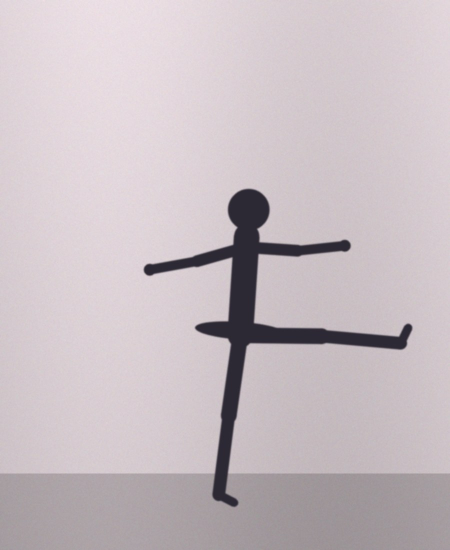
#> input picture samples/ballet-a-la-seconde-attempt.jpg, 900 x 1100 px (shown at 1/2 size); its folder holds 4 pictures in this run
$ python silhouette_score.py
#> lines starting #> are read from the running program, lines starting #| are printed output that depends on the picture; after the words box and inside, x2 and y2 are one past the last pixel; in counts of white or black regions, pixels touching at a corner belong together
"""Worked example (Iris): the silhouette + score + recognition pipeline in OpenCV for Python.
Same steps and numbers as js/pipeline.js (aligned-overlap score; matchShapes reported).
Run from the repo root:  python3 knowledge/opencv-expert/examples/silhouette_score.py
"""
import math, os, sys, itertools
import numpy as np
import cv2

HERE = os.path.dirname(os.path.abspath(__file__))
SAMPLES = os.path.join(HERE, "..", "..", "..", "samples")
MAX_SIDE = 800


def silhouette(bgr, cleanup=3, manual_threshold=None):
#> called with cleanup = 3
    h, w = bgr.shape[:2]
#> h = 1100; w = 900
    scale = min(1.0, MAX_SIDE / max(h, w))
#> scale = 0.727
    if scale < 1:
        bgr = cv2.resize(bgr, (round(w * scale), round(h * scale)), interpolation=cv2.INTER_AREA)
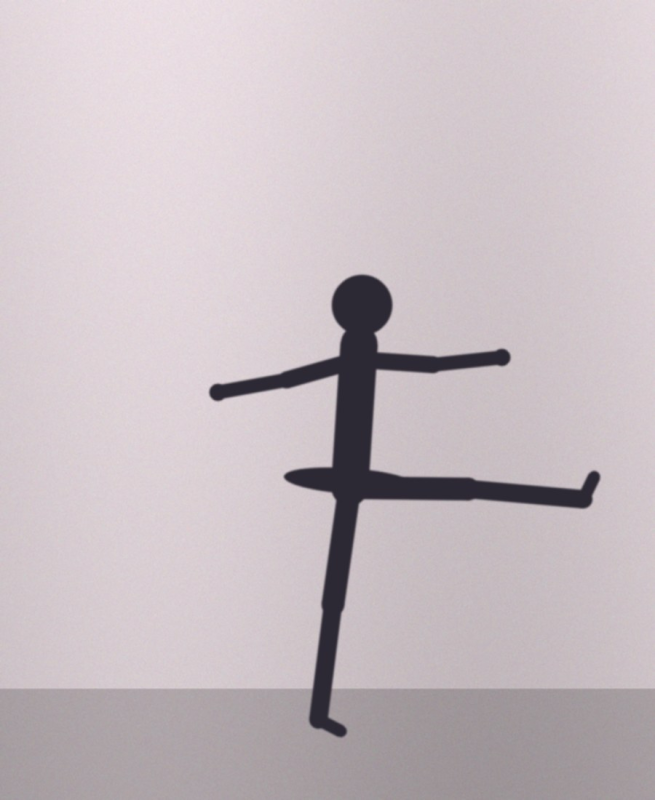
#> bgr: shape (800, 655, 3); mean of channels 0, 1, 2 194.3, 189.3, 199.7; drawn as B, G, R
    gray = cv2.cvtColor(bgr, cv2.COLOR_BGR2GRAY)
    blur = cv2.GaussianBlur(gray, (5, 5), 0)
    if manual_threshold is None:
        _, binary = cv2.threshold(blur, 0, 255, cv2.THRESH_BINARY + cv2.THRESH_OTSU)
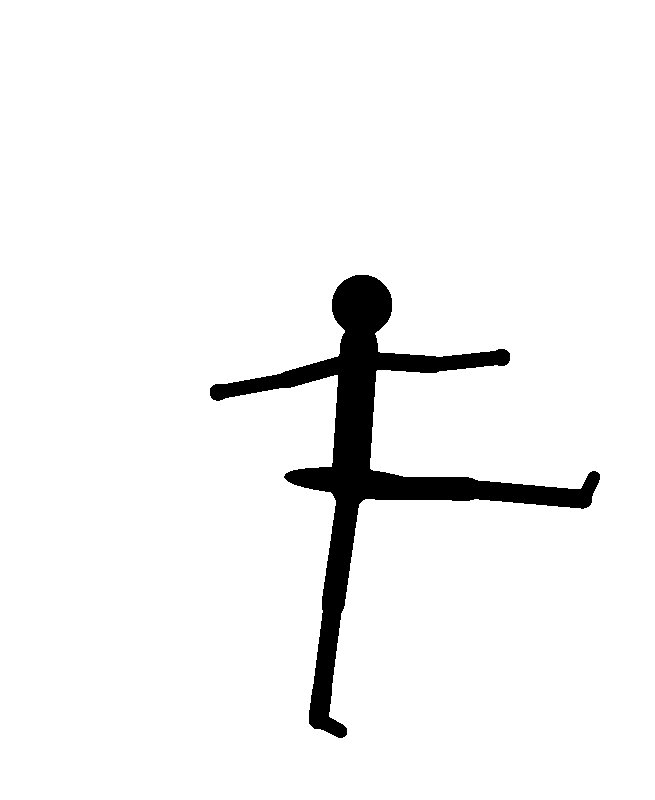
#> binary: shape (800, 655); 95.4% white; 1 black region, box (x1, y1, x2, y2) and area: (210, 275, 600, 738) 24265
    else:
        _, binary = cv2.threshold(blur, manual_threshold, 255, cv2.THRESH_BINARY)
    # Polarity: the frame border is mostly wall, so the wall colour is the background.
    border = np.concatenate([binary[0], binary[-1], binary[:, 0], binary[:, -1]])
#> border = 2910 values from 255 to 255
    if border.mean() > 127:
        binary = cv2.bitwise_not(binary)
    k = max(3, int(round(max(binary.shape) * 0.004 * cleanup)) | 1)
#> k = 11
    kernel = cv2.getStructuringElement(cv2.MORPH_ELLIPSE, (k, k))
    binary = cv2.morphologyEx(binary, cv2.MORPH_CLOSE, kernel)
#> binary: shape (800, 655); 4.6% white; 1 white region, box (x1, y1, x2, y2) and area: (210, 275, 600, 738) 24334
    binary = cv2.morphologyEx(binary, cv2.MORPH_OPEN, kernel)
#> binary: shape (800, 655); 4.6% white; 1 white region
    contours, _ = cv2.findContours(binary, cv2.RETR_EXTERNAL, cv2.CHAIN_APPROX_SIMPLE)
#> contours = 1 contour; box (x1, y1, x2, y2) and area: (210, 275, 600, 738) 23318
    if not contours:
        return None
    c = max(contours, key=cv2.contourArea)
#> c = contour of 594 points, box (x1, y1, x2, y2) (210, 275, 600, 738), area 23318
    c = cv2.approxPolyDP(c, 0.001 * cv2.arcLength(c, True), True)   # same simplification as JS
#> c = contour of 60 points, box (x1, y1, x2, y2) (210, 275, 600, 738), area 23231
    area = cv2.contourArea(c)
#> area = 23231
    if area < 0.01 * binary.shape[0] * binary.shape[1]:
        return None
    x, y, bw, bh = cv2.boundingRect(c)
#> x = 210; y = 275; bw = 390; bh = 463
    hull = cv2.convexHull(c)
#> hull = contour of 11 points, box (x1, y1, x2, y2) (210, 275, 600, 738), area 104886
    return {"contour": c, "area": area, "aspect": bh / bw,
            "solidity": area / max(1.0, cv2.contourArea(hull)), "size": binary.shape}


NORM = 160          # size of the normalised comparison canvas
DILATE = 9          # tolerance for small limb differences (about 6 % of body height)


def normalized_mask(contour):
    """Scale a silhouette to the same height, align its top edge and its centroid, fill it."""
    x, y, w, h = cv2.boundingRect(contour)
    m = cv2.moments(contour)
    cx = m["m10"] / m["m00"]
    s = (NORM * 0.9) / h
    pts = ((contour.reshape(-1, 2) - [cx, y]) * s + [NORM / 2, NORM * 0.05]).round().astype(np.int32)
    mask = np.zeros((NORM, NORM), np.uint8)
    cv2.drawContours(mask, [pts], 0, 255, -1)
    kernel = cv2.getStructuringElement(cv2.MORPH_ELLIPSE, (DILATE, DILATE))
    return cv2.dilate(mask, kernel)


def overlap(a, b):
    """Intersection over union of the two aligned silhouettes (0..1)."""
    ma, mb = normalized_mask(a["contour"]), normalized_mask(b["contour"])
    return cv2.countNonZero(cv2.bitwise_and(ma, mb)) / max(1, cv2.countNonZero(cv2.bitwise_or(ma, mb)))


def score(a, b):
    """Same formula as js/pipeline.js -> scoreShapes()."""
    o = overlap(a, b)
    d = cv2.matchShapes(a["contour"], b["contour"], cv2.CONTOURS_MATCH_I2, 0)   # reported, not scored
    shape = min(100.0, max(0.0, (o - 0.35) / (0.90 - 0.35) * 100))           # 0.35 -> 0 %, 0.90 -> 100 %
    ar = math.exp(-abs(math.log(a["aspect"] / b["aspect"])) / 0.35) * 100
    so = max(0.0, 1 - abs(a["solidity"] - b["solidity"]) / 0.3) * 100
    total = 0.6 * shape + 0.25 * ar + 0.15 * so
    return round(total), d, o


if __name__ == "__main__":
    names = sorted(n for n in os.listdir(SAMPLES) if n.endswith(".jpg"))
    sil = {}
    ok = True
    for n in names:
        s = silhouette(cv2.imread(os.path.join(SAMPLES, n)))
        if s is None:
            print("FAIL no silhouette:", n); ok = False; continue
        sil[n] = s
#> pass 2 of the loop `for n in names:`:
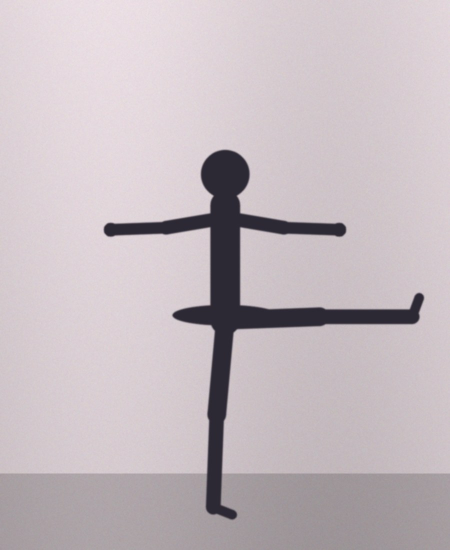
#> input picture samples/ballet-a-la-seconde-reference.jpg, 900 x 1100 px (shown at 1/2 size)
#> in silhouette (call 2), `bgr = cv2.resize(bgr, (round(w * scale), round(h * scale)), interpolat..`:
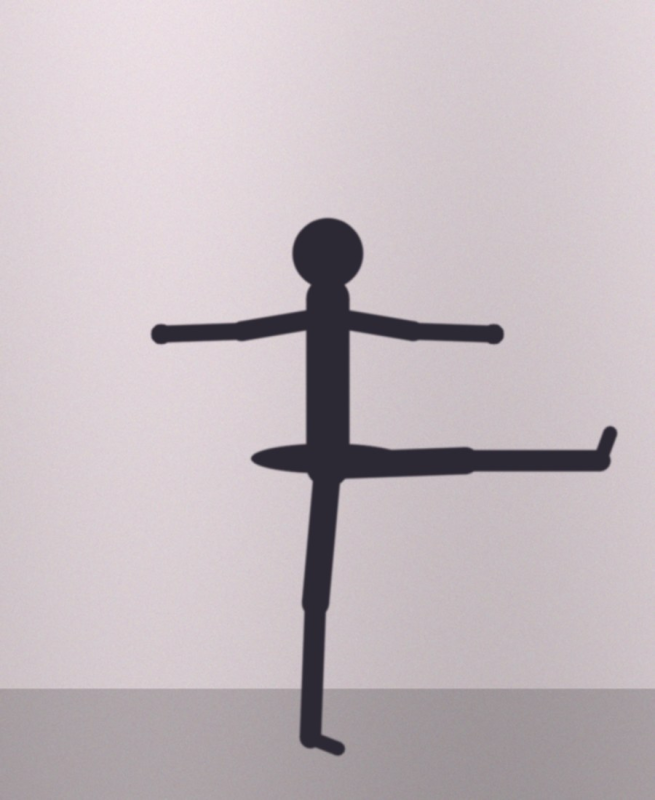
#> bgr: shape (800, 655, 3); mean of channels 0, 1, 2 191.7, 186.6, 196.9; drawn as B, G, R
#> in silhouette (call 2), `_, binary = cv2.threshold(blur, 0, 255, cv2.THRESH_BINARY + cv2.THRESH..`:
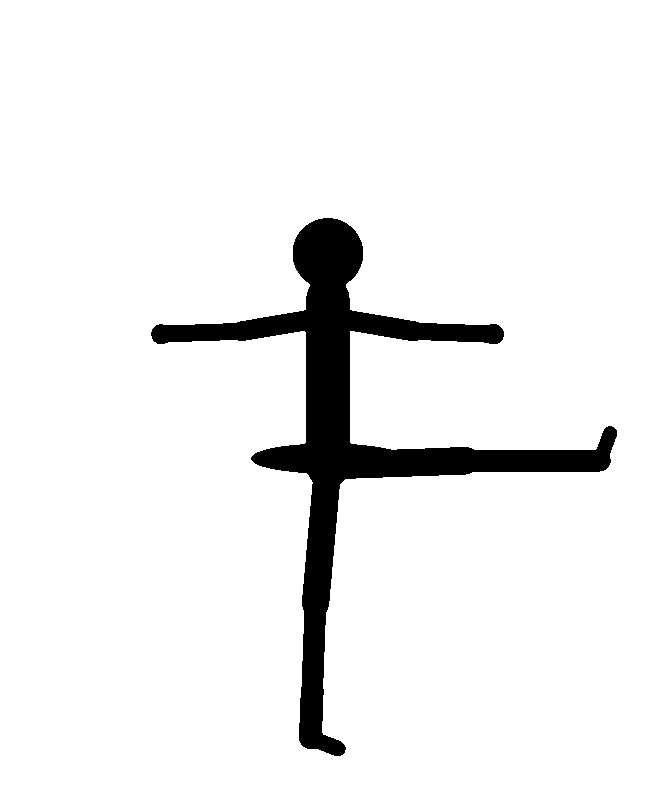
#> binary: shape (800, 655); 93.7% white; 1 black region, box (x1, y1, x2, y2) and area: (151, 218, 617, 756) 33119
#> contours = 1 contour; box (x1, y1, x2, y2) and area: (152, 218, 617, 756) 31990
#> in silhouette (call 2), `c = max(contours, key=cv2.contourArea)`: c = contour of 501 points, box (x1, y1, x2, y2) (152, 218, 617, 756), area 31990
#> in silhouette (call 2), `c = cv2.approxPolyDP(c, 0.001 * cv2.arcLength(c, True), True)`: c = contour of 58 points, box (x1, y1, x2, y2) (152, 218, 617, 756), area 32076
#> area = 32076.5
#> in silhouette (call 2), `x, y, bw, bh = cv2.boundingRect(c)`: x = 152; y = 218; bw = 465; bh = 538
#> hull = contour of 14 points, box (x1, y1, x2, y2) (152, 218, 617, 756), area 139402
#> pass 3 of the loop `for n in names:`:
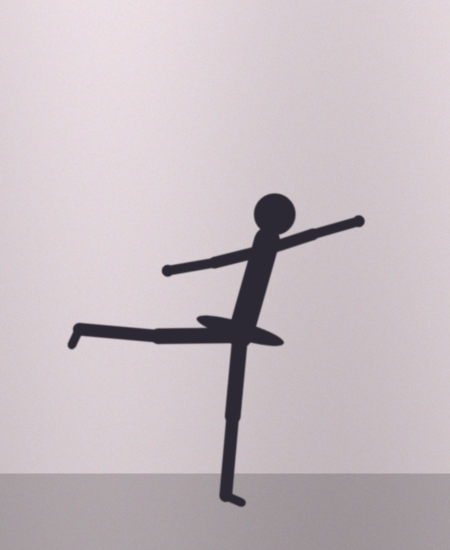
#> input picture samples/ballet-arabesque-attempt.jpg, 900 x 1100 px (shown at 1/2 size)
#> in silhouette (call 3), `bgr = cv2.resize(bgr, (round(w * scale), round(h * scale)), interpolat..`:
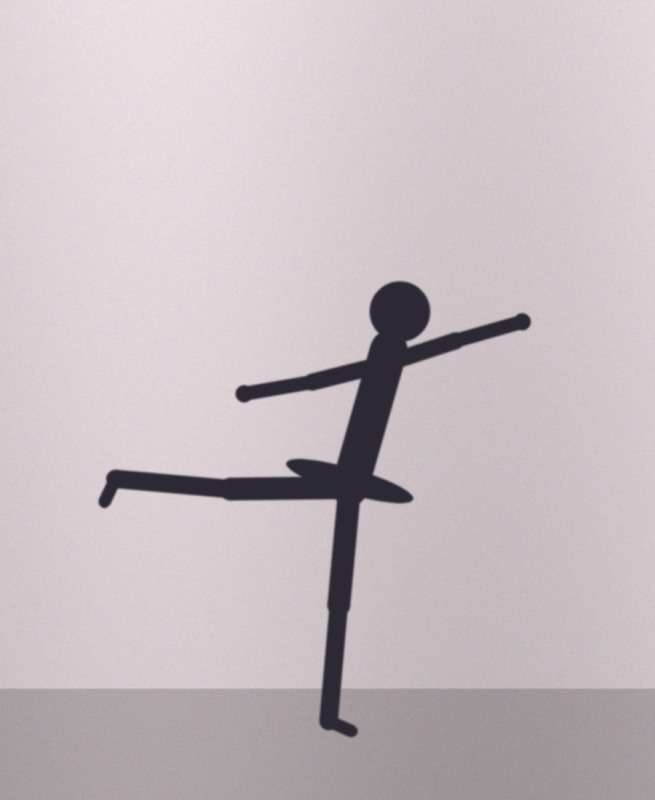
#> bgr: shape (800, 655, 3); mean of channels 0, 1, 2 194, 189.1, 199.5; drawn as B, G, R
#> in silhouette (call 3), `_, binary = cv2.threshold(blur, 0, 255, cv2.THRESH_BINARY + cv2.THRESH..`:
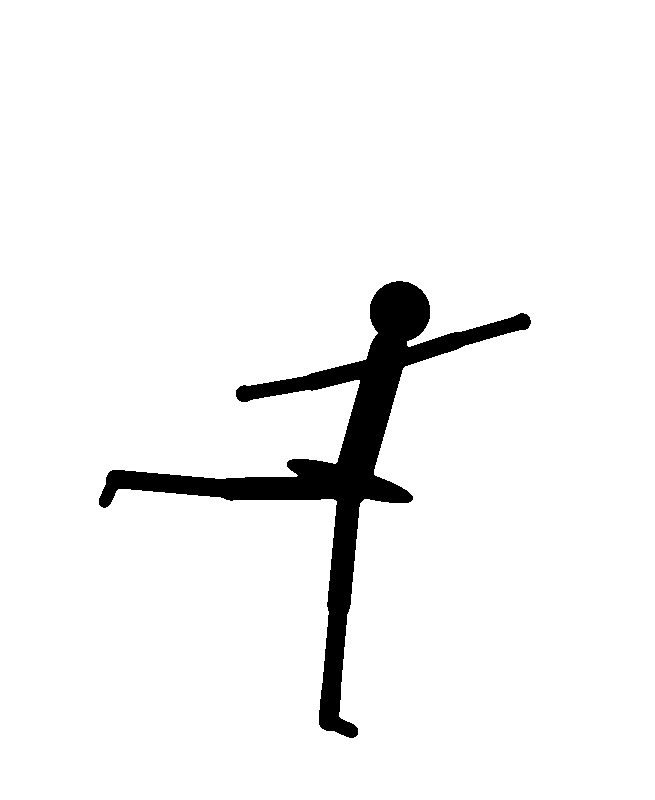
#> binary: shape (800, 655); 95.3% white; 1 black region, box (x1, y1, x2, y2) and area: (99, 281, 531, 738) 24694
#> contours = 1 contour; box (x1, y1, x2, y2) and area: (99, 281, 530, 738) 23904
#> in silhouette (call 3), `c = max(contours, key=cv2.contourArea)`: c = contour of 722 points, box (x1, y1, x2, y2) (99, 281, 530, 738), area 23904
#> in silhouette (call 3), `c = cv2.approxPolyDP(c, 0.001 * cv2.arcLength(c, True), True)`: c = contour of 56 points, box (x1, y1, x2, y2) (99, 281, 530, 738), area 24096
#> area = 24095.5
#> in silhouette (call 3), `x, y, bw, bh = cv2.boundingRect(c)`: x = 99; y = 281; bw = 431; bh = 457
#> hull = contour of 11 points, box (x1, y1, x2, y2) (99, 281, 530, 738), area 102065
#> the loop made 4 passes; the first 3 are shown
    print(f"{len(sil)}/{len(names)} sample photos: silhouette found\n")
#| 4/4 sample photos: silhouette found
    refs = [n for n in names if n.endswith("-reference.jpg")]
#> refs = ['ballet-a-la-seconde-reference.jpg', 'ballet-arabesque-reference.jpg']
    atts = [n for n in names if n.endswith("-attempt.jpg")]
    # Recognition test: each attempt must score highest against its own reference,
    # score at least 60 %, and beat the runner-up by at least 10 points.
    print(f"{'pose':20s} {'own':>4s}  {'overlap':>7s} {'matchShapes':>11s}   runner-up")
    for a in atts:
        pose = a[:-len("-attempt.jpg")]
        rows = []
        for r in refs:
            sc, d, o = score(sil[a], sil[r])
            rows.append((sc, r[:-len("-reference.jpg")], d, o))
        rows.sort(reverse=True)
        own = next(x for x in rows if x[1] == pose)
        runner = next(x for x in rows if x[1] != pose)
        verdict = "PASS"
        if rows[0][1] != pose: verdict = "FAIL: best match is " + rows[0][1]
        elif own[0] < 60: verdict = "FAIL: own score below 60"
        elif own[0] - runner[0] < 10: verdict = "FAIL: margin below 10"
        ok &= verdict == "PASS"
        print(f"{pose[7:]:20s} {own[0]:3d}%  {own[3]:7.2f} {own[2]:11.3f}   {runner[1][7:]:18s} {runner[0]:3d}%  {verdict}")
#> this loop made 2 passes
#| a-la-seconde          78%     0.72       1.148   arabesque           34%  PASS
#| arabesque             75%     0.69       0.346   a-la-seconde        34%  PASS
#> pass 1, in overlap, `ma, mb = normalized_mask(a["contour"]), normalized_mask(b["contour"])`:
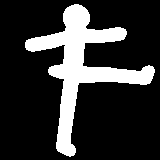
#> ma: shape (160, 160); 19.8% white; 1 white region, box (x1, y1, x2, y2) and area: (25, 4, 155, 157) 5070
#> pass 1, in overlap, `ma, mb = normalized_mask(a["contour"]), normalized_mask(b["contour"])`:
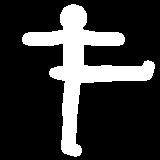
#> mb: shape (160, 160); 20.6% white; 1 white region, box (x1, y1, x2, y2) and area: (22, 4, 155, 157) 5270
#> pass 1, in overlap (call 2), `ma, mb = normalized_mask(a["contour"]), normalized_mask(b["contour"])`:
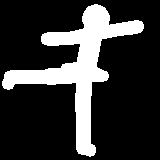
#> mb: shape (160, 160); 20.5% white; 1 white region, box (x1, y1, x2, y2) and area: (2, 4, 144, 157) 5248
#> pass 2, in overlap (call 3), `ma, mb = normalized_mask(a["contour"]), normalized_mask(b["contour"])`:
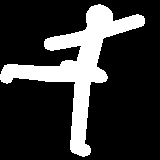
#> ma: shape (160, 160); 20.7% white; 1 white region, box (x1, y1, x2, y2) and area: (0, 4, 145, 157) 5290
#> after the loop, ok = True
    print("\nRESULT:", "PASS" if ok else "FAIL")
#| RESULT: PASS
    sys.exit(0 if ok else 1)
#> (the program exits here)
